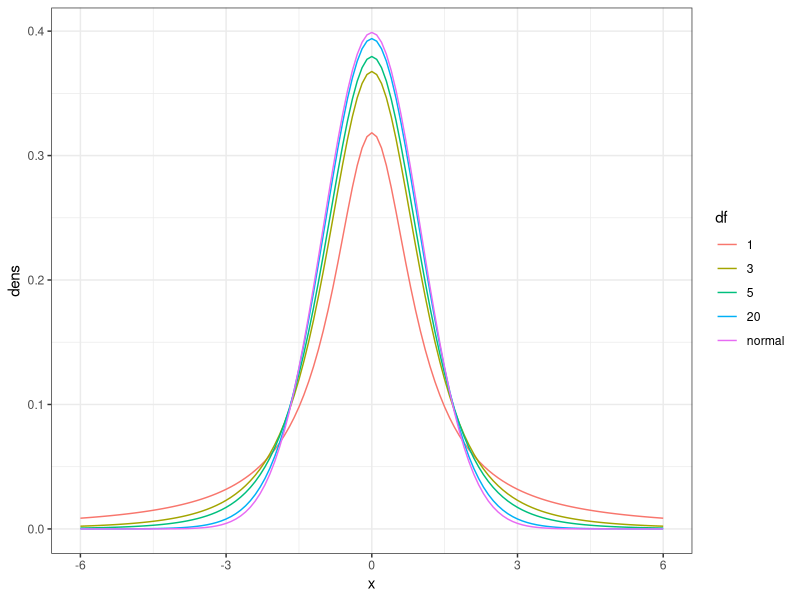

R code for this plot:
## ---- chunk 1
knitr::opts_chunk$set(echo = TRUE, fig.height = 3, fig.width = 5)
library(tidyverse) 
library(gridExtra)
set.seed(09072020)
## ---- chunk 2
x_seq <- seq(-6,6, by = .1)
num_x <- length(x_seq)
tibble(dens = c(dt(x_seq, 1),dt(x_seq, 3),dt(x_seq, 5),dt(x_seq, 20), dnorm(x_seq)), x = rep(x_seq, 5), df = factor(rep(c(1,3,5,20,'normal'), each = num_x), levels = c('1','3','5','20','normal'))) %>% 
  ggplot(aes(y = dens, x = x, color = df)) + 
  geom_line() + theme_bw() 
